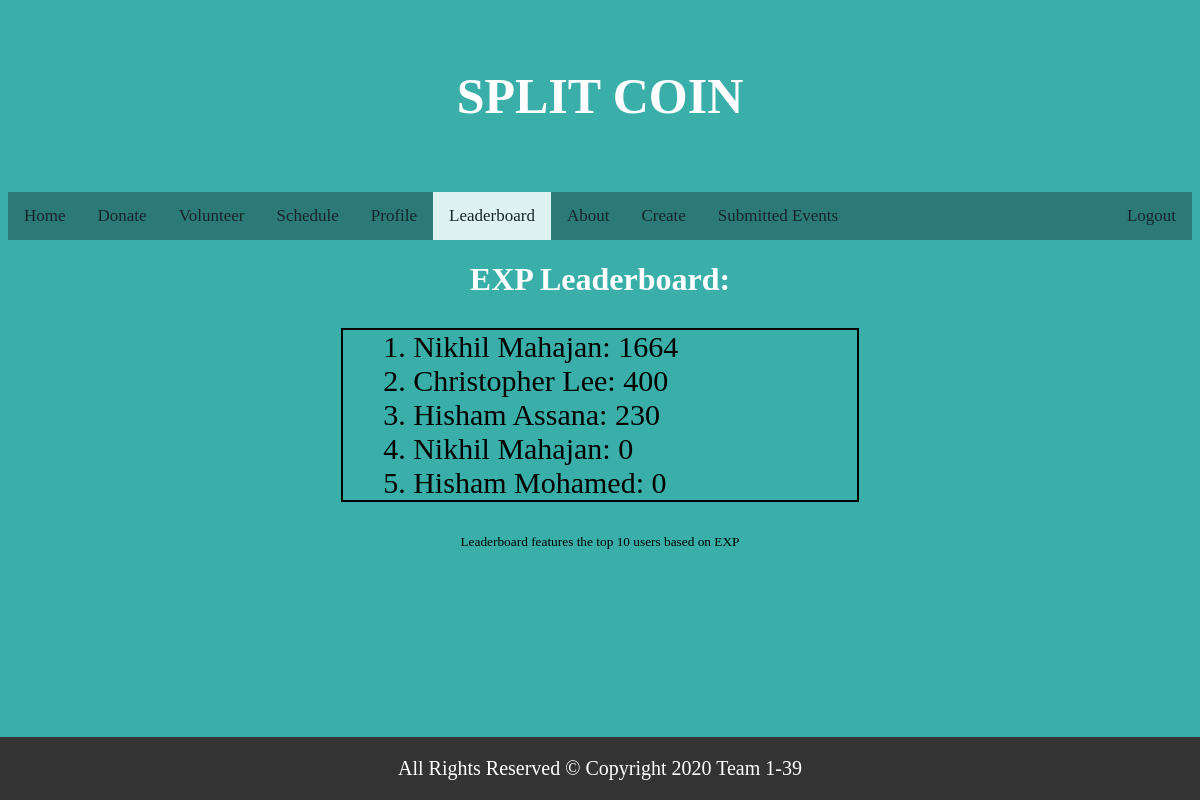
Page /leaderboard/ (signed in) on the committed database.
### base/models.py (models this page shows)
class Profile(models.Model):
    user = models.OneToOneField(User, on_delete=models.CASCADE)
    first_login = models.BooleanField(default=True)
    phoneNum = models.CharField(max_length=20, blank=True)
    exp = models.IntegerField(default=0)
    level = models.IntegerField(default=0) # Unsure if this will actually be used, not important at the moment.
    event_history = models.ManyToManyField(Create, related_name='event_history')
    submitted_volunteer = models.ManyToManyField(Create, related_name='submitted_volunteer')
    submitted_donation = models.ManyToManyField(Create, related_name='submitted_donation')
    is_volunteer = models.BooleanField(default=True)

### base/views.py (the view)
# urls.py: path('leaderboard/', views.LeaderboardView.as_view(), name='leaderboard'),
class LeaderboardView(LoginRequiredMixin, generic.ListView):
    model = Profile
    template_name = 'base/leaderboard.html'
    raise_exception = True  # Raise exception when no access instead of redirect
    permission_denied_message = "You must login first."
    def get_queryset(self):
        return Profile.objects.all().order_by('-exp')[:10]

### base/templates/base/leaderboard.html (shortened to what this page needs)
<!DOCTYPE html>
<html lang="en">
<head>
    <div class="jumbotron">
      <h1><p style="font-size:50px;">SPLIT COIN</p></h1>
    </div>
</head>
<body>
<div class="topnav">
    <a href="/home">Home</a>
    <a href="/donate">Donate</a>
    <a href="/volunteer">Volunteer</a>
    <a href="/schedule">Schedule</a>
    <a href="/profile">Profile</a>
    <a class="active" href="/leaderboard">Leaderboard</a>
    <a href="/about">About</a>
    {% if user.profile.is_volunteer == False %}
    <a href="/home/create">Create</a>
    <a href="/submitted-events">Submitted Events</a>
    {% endif %}
    <a style="float:right" href="/accounts/logout">Logout</a>
</div>
  <div align="center">
      <h1>EXP Leaderboard:</h1>
    <ol>
    {% for p in object_list %}
        <li>{{ p.user.first_name }} {{ p.user.last_name }}: {{ p.exp }}</li>
    {% endfor %}
    </ol>
  </div>
<div align="center">
<small>Leaderboard features the top 10 users based on EXP</small>
</div>
    <div class="footer">
    <p> All Rights Reserved © Copyright 2020 Team 1-39 </p>
    </div>
</body>
</html>

### base/templates/base/leaderboard.html (style rules this page uses)
.topnav { background-color: #2B7A78; overflow: hidden; }
html,body { background-color: #3AAFA9; }
.topnav a { float: left; color: #17252A; text-align: center; padding: 14px 16px; text-decoration: none; font-size: 17px; }
.topnav a.active { background-color: #DEF2F1; color: #17252A; }
.jumbotron { margin: auto; font-size: 50px; width: 50%; border: 0px solid #73AD21; color: #17252A; text-align: center; }
.footer { position: fixed; bottom: 0; left: 0; width: 100%; background-color: #333; color:rgb(252, 248, 2); text-align: center; }
a:link { color: #17252A; background-color: transparent; text-decoration: none; }
h1 { color: white; }
p { color: white; font-size: 20px; }
ol { font-size: 30px; text-align: left; list-style-position: inside; width: 40%; border: 2px solid }

### rows in the picture
Profile: user.first_name "Nikhil", user.last_name "Mahajan", exp "1664"
Profile: user.first_name "Christopher", user.last_name "Lee", exp "400"
Profile: user.first_name "Hisham", user.last_name "Assana", exp "230"
Profile: user.first_name "Nikhil", user.last_name "Mahajan", exp "0"
Profile: user.first_name "Hisham", user.last_name "Mohamed", exp "0"
